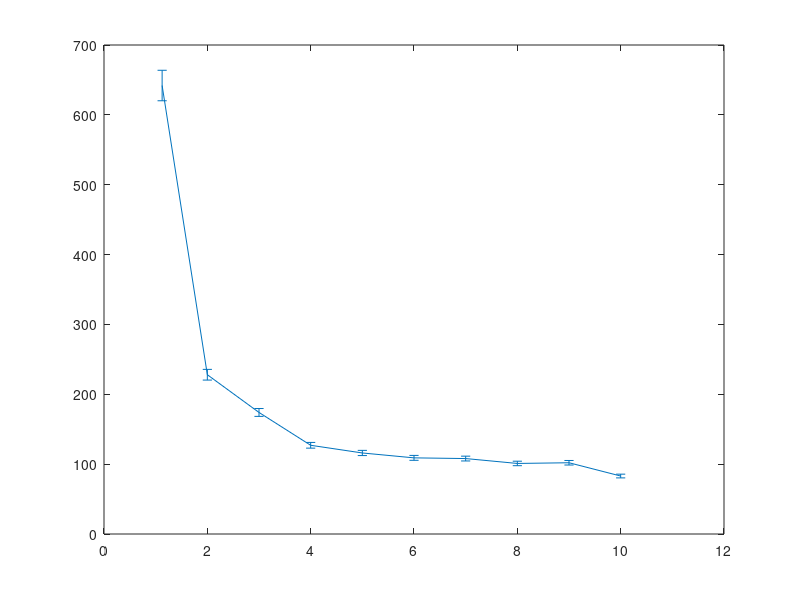

Write MATLAB code to recreate this figure. (Note: this script raises an error after producing the figure.)
clear all;
close all;
clc;

vin=[1.125 2 3 4 5 6 7 8 9 10];
sigma=[642 228 174 127 116 109 108 101 102 83];
err=[1/sqrt(866)*sigma(1) 1/sqrt(887)*sigma(2) 1/sqrt(955)*sigma(3) ...
    1/sqrt(965)*sigma(4) 1/sqrt(975)*sigma(5) 1/sqrt(965)*sigma(6) ...
    1/sqrt(987)*sigma(7) 1/sqrt(988)*sigma(8) 1/sqrt(988)*sigma(9) 1/sqrt(963)*sigma(10)];

fitfun=@(A,x)sqrt(A(1)*x.^(-2)+A(2));
xf0=[0.9,140];
A=lsqcurvefit(fitfun,xf0,vin(2:end),sigma(2:end));

%plot(vin,sigma,'r*');
E1=errorbar(vin,sigma,err);
set(E1,'LineStyle', 'none ','Color', 'r','LineWidth', 3, 'Marker', '*', 'MarkerSize', 8, ...
         'MarkerEdgeColor', [.2 .2 .2], 'MarkerFaceColor' , [0,1,1]);
xlabel('input(mV)');
ylabel('jitter rms(ps)');
grid on
hold on

times = linspace(vin(1),vin(end));
plot(times,fitfun(A,times),'b--','LineWidth', 2)
hold on

simin=[1.125 2 6 8];
simsig=[407 189 60.4 44.7];
simerr=[1/sqrt(40)*simsig(1) 1/sqrt(40)*simsig(2) 1/sqrt(40)*simsig(3) 1/sqrt(40)*simsig(4)];
E2=errorbar(simin,simsig,simerr);
set(E2,'LineStyle', 'none ','Color', 'g','LineWidth', 3, 'Marker', '.', 'MarkerSize', 8, ...
         'MarkerEdgeColor', [.2 .2 .2], 'MarkerFaceColor' , [0,1,1]);
legend('measurement data','measured data fitting','simulation data');
title('Board 2 T12 timing performance');